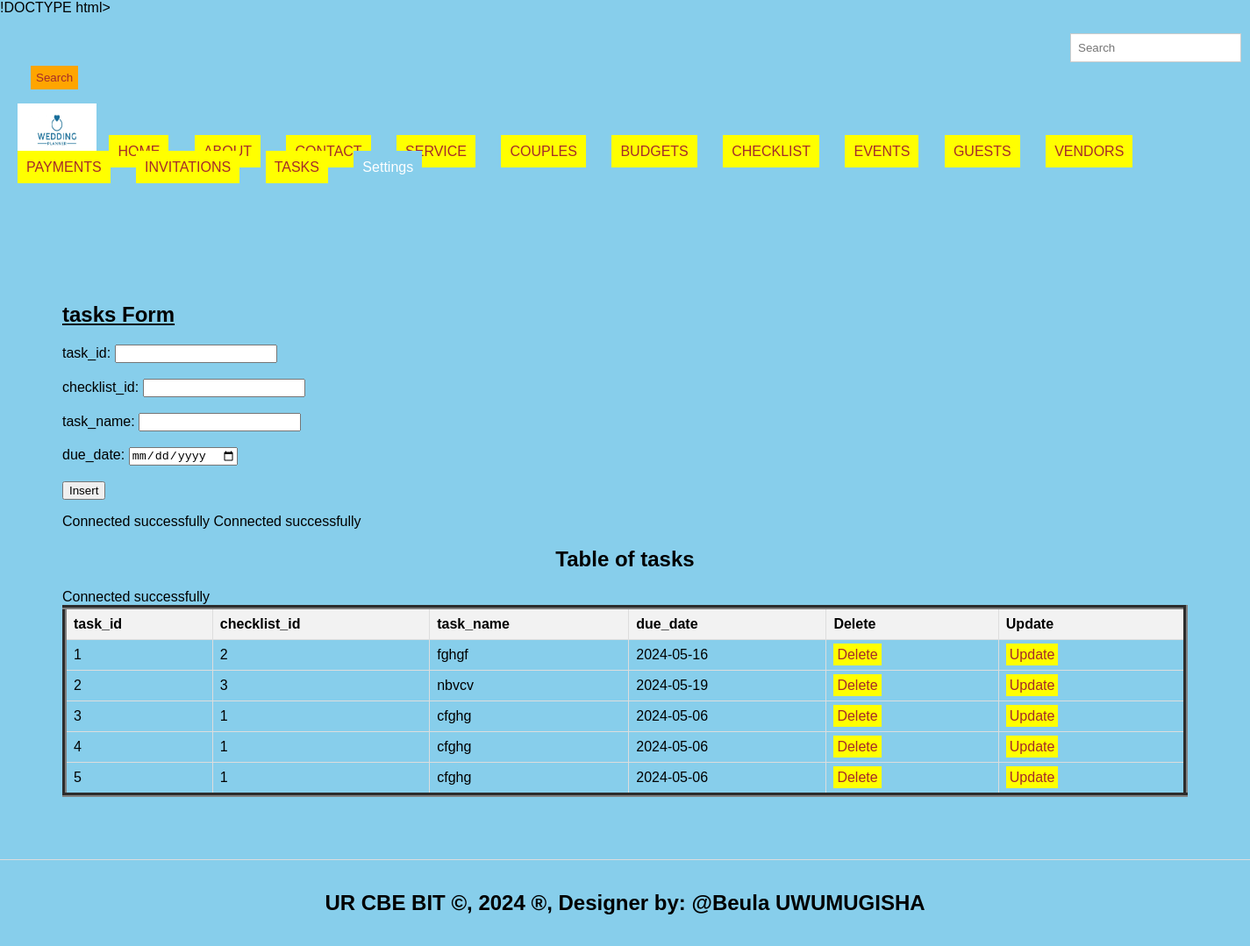
The page /tasks.php on the database its author committed.
### tables this page shows
CREATE TABLE `tasks` (
  `task_id` int(11) NOT NULL,
  `checklist_id` int(11) DEFAULT NULL,
  `task_name` varchar(100) NOT NULL,
  `due_date` date DEFAULT NULL
);

### tasks.php (the view, shortened to what this page needs)
<html lang="en">
<head>
  <link rel="stylesheet" type="text/css" href="style.css" title="style 1" media="screen, tv, projection, handheld, print"/>
  </head>
  <header>
<body bgcolor="skyblue">
  <form class="d-flex" role="search" action="search.php">
      <input class="form-control me-2" type="search" placeholder="Search" aria-label="Search" name="query">
      <button class="btn btn-outline-success" type="submit">Search</button>
    </form>
  <ul style="list-style-type: none; padding: 0;">
    <li style="display: inline; margin-right: 10px;">
    <img src="./images/wedding logo.png" width="90" height="60" alt="Logo">
  </li>
    <li style="display: inline; margin-right: 10px;"><a href="./home.html">HOME</a>
  </li>
    <li style="display: inline; margin-right: 10px;"><a href="./about.html">ABOUT</a>
  </li>
    <li style="display: inline; margin-right: 10px;"><a href="./contact.html">CONTACT</a>
  </li>
    <li style="display: inline; margin-right: 10px;"><a href="./Service.html">SERVICE</a>
  </li>
    <li style="display: inline; margin-right: 10px;"><a href="./couples.php">COUPLES</a>
  </li>
    <li style="display: inline; margin-right: 10px;"><a href="./budgets.php">BUDGETS</a>
  </li>
    <li style="display: inline; margin-right: 10px;"><a href="./checklist.php">CHECKLIST</a>
  </li>
    <li style="display: inline; margin-right: 10px;"><a href="./events.php">EVENTS</a>
  </li>
    <li style="display: inline; margin-right: 10px;"><a href="./guests.php">GUESTS</a>
  </li>
  <li style="display: inline; margin-right: 10px;"><a href="./vendors.php">VENDORS</a>
  </li>
    <li style="display: inline; margin-right: 10px;"><a href="./payments.php">PAYMENTS</a>
  </li>
    <li style="display: inline; margin-right: 10px;"><a href="./invitations.php">INVITATIONS</a>
  </li>
   <li style="display: inline; margin-right: 10px;"><a href="./tasks.php">TASKS</a>
  </li>
    <li class="dropdown" style="display: inline; margin-right: 10px;">
      <a href="#" style="padding: 10px; color: white; background-color: skyblue; text-decoration: none; margin-right: 15px;">Settings</a>
    </li><br><br>
  </ul>
</header>
<section>
    <h1><u> tasks Form </u></h1>
    <form method="post" onsubmit="return confirmInsert();">
        <label for="tid">task_id:</label>
        <input type="number" id="tid" name="tid"><br><br>
        <label for="chid">checklist_id:</label>
        <input type="number" id="chid" name="chid"><br><br>
        <label for="tnm">task_name:</label>
        <input type="text" id="tnm" name="tnm" required><br><br>
        <label for=ddt>due_date:</label>
        <input type="date" id="ddt" name="ddt" required><br><br>
        <input type="submit" name="add" value="Insert">
    </form>
<?php
include('database_connection.php');
?>
<?php
include('database_connection.php');
?>
<!DOCTYPE html>
<html>
<head>
</head>
<body>
    <center><h2>Table of tasks</h2></center>
    <table border="5">
        <tr>
            <th>task_id</th>
            <th>checklist_id</th>
            <th>task_name</th>
            <th>due_date</th>
            <th>Delete</th>
            <th>Update</th>
        </tr>
        <?php
      include('database_connection.php');
        $sql = "SELECT * FROM tasks";
        $result = $connection->query($sql);
        if ($result->num_rows > 0) {
            while ($row = $result->fetch_assoc()) {
                $tid = $row['task_id'];
                echo "<tr>
                    <td>" . $row['task_id'] . "</td>
                    <td>" . $row['checklist_id'] . "</td>
                    <td>" . $row['task_name'] . "</td>
                    <td>" . $row['due_date'] . "</td>
                    <td><a style='padding:4px' href='delete_tasks.php?task_id=$tid'>Delete</a></td>
                    <td><a style='padding:4px' href='update_tasks.php?task_id=$tid'>Update</a></td>
                </tr>";
            }
        } else {
            echo "<tr><td colspan='6'>No data found</td></tr>";
        }
        ?>
    </table>
</body>
    </section>
<footer>
  <center>
    <marquee behavior='alternate'>
    <b><h2>UR CBE BIT &copy, 2024 &reg, Designer by: @Beula UWUMUGISHA</h2></b>
  </marquee>
  </center>
</footer>
</body>
</html>

### style.css (style rules this page uses)
body { font-family: Arial, sans-serif; margin: 0; padding: 0; }
.form-control { padding: 8px; margin-left: 4px; border: 1px solid #ccc; }
.btn { padding: 6px; background-color: orange; color: brown; border: none; }
.dropdown { position: relative; display: inline; margin-right: 10px; }
body { font-family: Arial,sans-serif; margin:0; padding:0; }
header { background-color:skyblue; padding: 20px; }
.dropdown { position: right; display:right; direction:rtl; }
section { padding:28px; border-bottom: 1px solid #ddd; }
footer { text-align: center; padding: 15px; background-color:skyblue; }

### tasks.php (style rules this page uses)
a { padding: 10px; color: white; background-color: yellow; text-decoration: none; margin-right: 15px; }
a:link { color: brown; }
button.btn { margin-left: 15px; margin-top: 4px; }
input.form-control { margin-left: 1200px; padding: 8px; }
header { background-color:skyblue; }
section { padding:71px; border-bottom: 1px solid #ddd; }
footer { text-align: center; padding: 15px; background-color:skyblue; }
table { width: 100%; border-collapse: collapse; }
th, td { border: 1px solid #ddd; padding: 8px; text-align: left; }
th { background-color: #f2f2f2; }

### rows shown on the page
tasks: task_id "1", checklist "2", task_name "fghgf", due_date "2024-05-16"
tasks: task_id "2", checklist "3", task_name "nbvcv", due_date "2024-05-19"
tasks: task_id "3", checklist "1", task_name "cfghg", due_date "2024-05-06"
tasks: task_id "4", checklist "1", task_name "cfghg", due_date "2024-05-06"
tasks: task_id "5", checklist "1", task_name "cfghg", due_date "2024-05-06"
